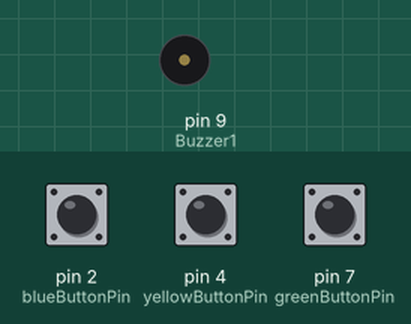
Recording of a sketch running on a simulated Arduino Uno, built with avr-gcc and run on an emulated ATmega328P. On the bench: buzzer (waves = sounding). The test bench sets the inputs (shaded band); at power-on: pin 2 (blueButtonPin) LOW, pin 4 (yellowButtonPin) LOW, pin 7 (greenButtonPin) LOW.

Above: at 1.7 s.
1.8 s: pin 2 (blueButtonPin) pulled HIGH for 1 s
At 2.8 s:
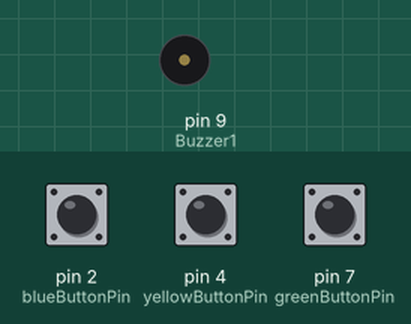
4.3 s: pin 4 (yellowButtonPin) pulled HIGH for 3.2 s
At 4.65 s:
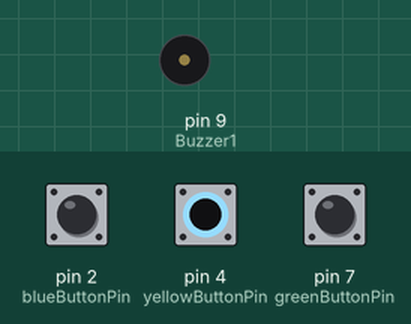
9.0 s: pin 2 (blueButtonPin) pulled HIGH for 3.2 s
At 9.35 s:
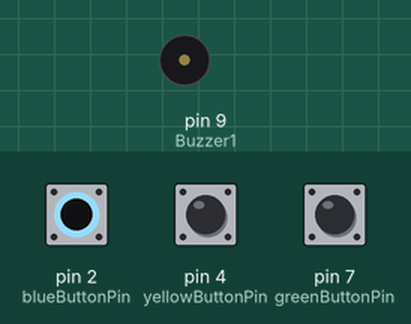
13.7 s: pin 7 (greenButtonPin) pulled HIGH for 3.2 s
At 17.3 s:
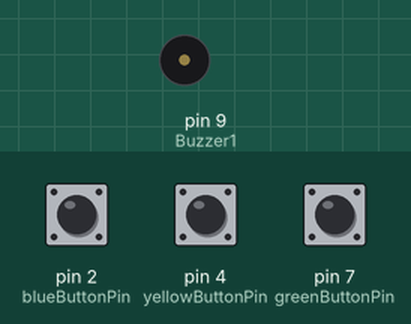
Timing chart, 0 to 18.8 s (numbered marks = the images above; inputs shaded):
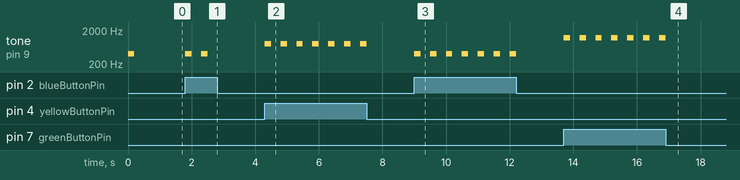

The sketch:

toneNew.ino
```cpp
// constants won't change. They're used here to
// set pin numbers:
const int blueButtonPin = 2;     // the number of the pushbutton pin
const int yellowButtonPin = 4;
const int greenButtonPin = 7;
int Buzzer1 = 9;

// variables will change:
int blueButtonState = 0;         // variable for reading the pushbutton status
int yellowButtonState = 0;
int greenButtonState = 0;

void setup() {
  // initialize the piezo as output:
  pinMode(Buzzer1, OUTPUT);
  // initialize the pushbutton pin as an input:
  pinMode(blueButtonPin, INPUT);
  pinMode(yellowButtonPin, INPUT);
  pinMode(greenButtonPin, INPUT);
  tone(Buzzer1,400,200);
  delay(500);
  noTone(Buzzer1);
}

void loop(){
  // read the state of the pushbutton value:
  blueButtonState = digitalRead(blueButtonPin);
  yellowButtonState = digitalRead(yellowButtonPin);
  greenButtonState = digitalRead(greenButtonPin);

  // check if the pushbutton is pressed.
  // if it is, the buttonState is HIGH:
  if (blueButtonState == HIGH) {
    // play the Music
      tone(Buzzer1,400,200);
      delay(500);
      noTone(Buzzer1);

  }
  if (yellowButtonState == HIGH) {
    // play the Music
      tone(Buzzer1,800,200);
      delay(500);
      noTone(Buzzer1);

  }
  if (greenButtonState == HIGH) {
    // play the Music
      tone(Buzzer1,1200,200);
      delay(500);
      noTone(Buzzer1);

  }
}
```

Measured:
- after the input at 1.8 s, tone on pin 9 (Buzzer1): alternates 400 Hz for 0.20 s and silent for 0.30 s, 4 changes in all, then stays silent, starting at once
- after the input at 4.3 s, tone on pin 9 (Buzzer1): alternates 800 Hz for 0.20 s and silent for 0.30 s, 14 changes in all, then stays silent, starting at once
- after the input at 9.0 s, tone on pin 9 (Buzzer1): alternates 400 Hz for 0.20 s and silent for 0.30 s, 14 changes in all, then stays silent, starting at once
- after the input at 13.7 s, tone on pin 9 (Buzzer1): alternates 1200 Hz for 0.20 s and silent for 0.30 s, 14 changes in all, then stays silent, starting at once
